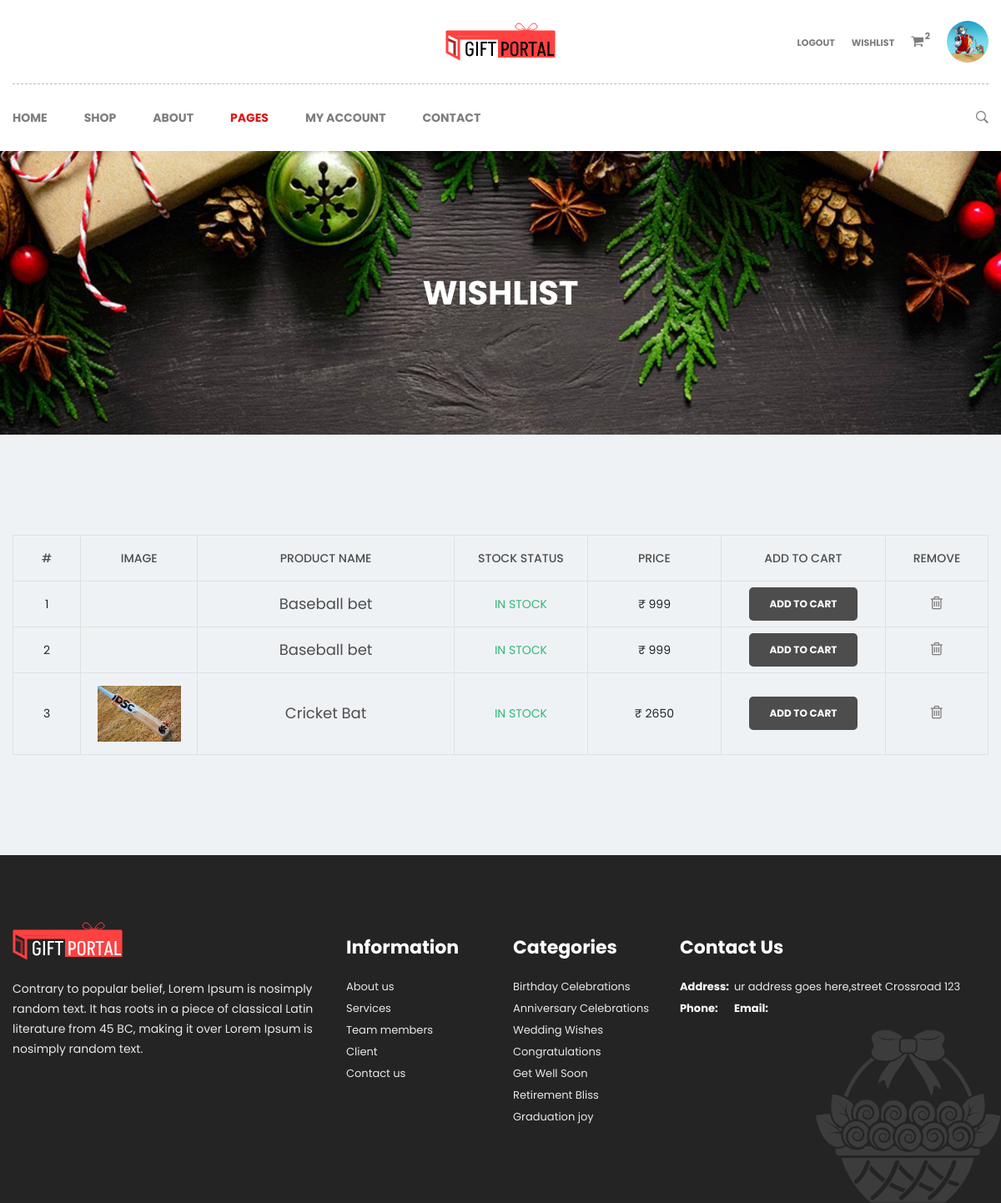
/wishlist (signed in), run on an earlier commit of the app's database.
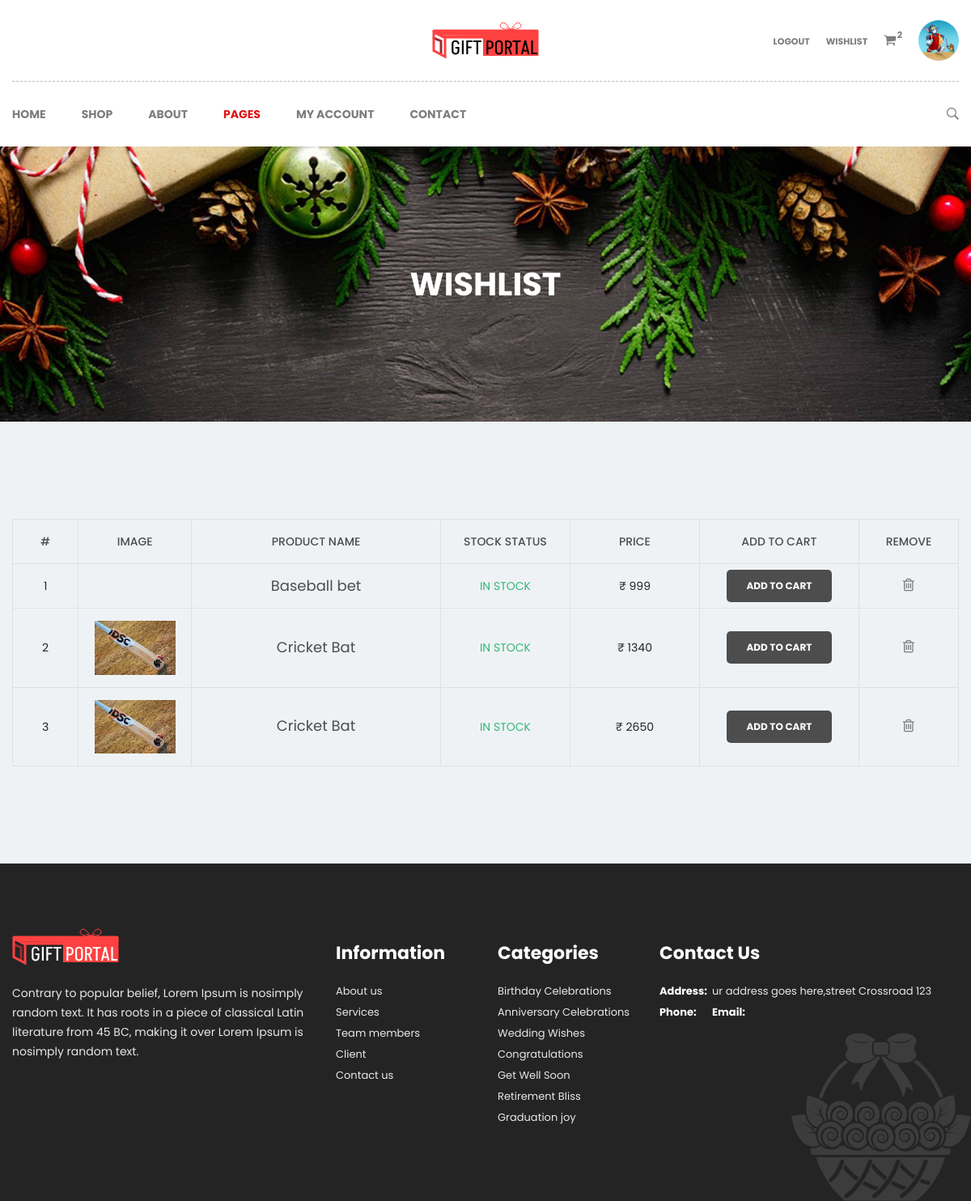
And on a later commit of the database.
### giftapp/models.py (models this page shows, shortened)
class usertable(models.Model):
    u_name=models.CharField(max_length=20)
    u_email=models.CharField(max_length=20)
    u_password=models.CharField(max_length=25)
    u_phone=models.BigIntegerField()
    u_status=models.IntegerField(choices=U_STATUS, default=0)
    u_image=models.ImageField()
    u_type=models.CharField(max_length=10)
    dob=models.DateField()
    is_verified=models.BooleanField(default=False)
    comments=models.CharField(max_length=100, default="")
    u_address=models.TextField(default="")
    def user_photo(self):
       return mark_safe('<img src="{}" width="100"/>'.format(self.u_image.url))
    user_photo.allow_tags = True

class wishlist(models.Model):
    u_id = models.ForeignKey(usertable, on_delete=models.CASCADE)
    p_id = models.ForeignKey(producttable, on_delete=models.CASCADE)
    created_at = models.DateTimeField(auto_now_add=True)

class producttable(models.Model):
    catid = models.ForeignKey(categorytable, on_delete=models.CASCADE)
    stockist_id = models.ForeignKey(usertable, on_delete=models.CASCADE)
    p_name=models.CharField(max_length=15)
    p_description=models.CharField(max_length=25)
    p_image=models.ImageField()
    p_quantity=models.IntegerField()
    p_price=models.BigIntegerField()
    p_status=models.IntegerField(choices=PRODUCT_STATUS, default=0)

### giftapp/views.py (the view)
# urls.py: path("wishlist", views.wishList, name="wishlist"),
def wishList(request):
    dataOfWish = wishlist.objects.filter(u_id=request.session.get('u_id'))
    print(dataOfWish)
    return render(request, "wishlist.html", {'data':dataOfWish})

### giftapp/context_processors.py (called while the page is built)
def user_data(request):
    user_id = request.session.get('u_id')
    user_data = None
    if user_id:
        try:
            user_data = usertable.objects.get(id=user_id)
        except usertable.DoesNotExist:
            pass
    return {'user_data': user_data}

### giftapp/templates/wishlist.html (shortened to what this page needs)
<!doctype html>
{% load static %}
<html class="no-js" lang="en">
    <head>
        <link rel="stylesheet" href="{% static 'css/bootstrap.min.css' %}" />
        <link rel="stylesheet" href="{% static 'css/font-awesome.min.css' %}" />
        <link rel="stylesheet" href="{% static 'css/ionicons.min.css' %}" />
        <link rel="stylesheet" href="{% static 'css/plugins.css' %}" />
        <link rel="stylesheet" href="{% static "style.css" %}" />
    </head>
<body>
<div id="main-wrapper" class="section">
    {% include 'includes/header.html' %}
    <div class="page-banner-section section" style="background-image: url({% static "img/bg/page-banner.jpg" %})">
        <div class="container">
            <div class="row">
                <div class="page-title text-center col">
                    <h1>Wishlist</h1>
                </div>
            </div>
        </div>
    </div>
    <div class="wishlist-section section pt-120 pb-90">
        <div class="container">
            <div class="row">
                <div class="col-12">
                    <div class="table-responsive mb-30">
                        <table class="table cart-table text-center">
                            <thead>
                                <tr>
                                    <th class="number">#</th>
                                    <th class="image">image</th>
                                    <th class="name">product name</th>
                                    <th class="qty">stock status</th>
                                    <th class="price">price</th>
                                    <th class="total">add to cart</th>
                                    <th class="remove">remove</th>
                                </tr>
                            </thead>
                            <tbody>
                                {% for wishData in data %}
                                <tr>
                                    <td><span class="cart-number">{{forloop.counter}}</span></td>
                                    <td><a href="product-details/{{wishData.p_id.id}}" class="cart-pro-image"><img src="/media/{{wishData.p_id.p_image}}" alt="" /></a></td>
                                    <td><a href="product-details/{{wishData.p_id.id}}" class="cart-pro-title">{{wishData.p_id.p_name}}</a></td>
                                    <td><p class="stock in-stock">
                                        {% if wishData.p_id.p_quantity <= 0 %}
                                            not in stock
                                        {%elif wishData.p_id.p_quantity <= 15 %}
                                            hurry up, few left!
                                        {%else%}
                                            in stock
                                        {% endif %}
                                    </p></td>
                                    <td><p class="cart-pro-price">₹ {{wishData.p_id.p_price}}</p></td>
                                    <td><button class="wl-add-cart-btn">add to cart</button></td>
                                    <td>
                                        <a href="deletewishlistitem/{{wishData.id}}">
                                            <button class="cart-pro-remove"><i class="fa fa-trash-o"></i></button>
                                        </a>
                                    </td>
                                </tr>
                                {% endfor %}
                            </tbody>
                        </table>
                    </div>
                </div>
            </div>
        </div>
    </div>
    {% include 'includes/footer.html' %}
</div>
</body>
</html>

### giftapp/templates/includes/header.html (shortened to what this page needs)
<!DOCTYPE html>
{% load static %}
<html class="no-js" lang="en">
  <head>
    <link rel="stylesheet" href="{% static 'css/bootstrap.min.css' %}" />
    <link rel="stylesheet" href="{% static 'css/font-awesome.min.css' %}" />
    <link rel="stylesheet" href="{% static 'css/ionicons.min.css' %}" />
    <link rel="stylesheet" href="{% static 'css/plugins.css' %}" />
    <link rel="stylesheet" href="{% static "style.css" %}" />
  </head>
  <body>
    <div id="main-wrapper" class="section">
    <div class="header-section section">
        <div class="account-menu header-top">
          <div class="container">
            <div class="row">
              <div class="col">
                <div class="header-top-wrapper">
                  <div class="row">
                    <div class="header-social col-md-4 col-12">
                            </div>
                    <div class="header-logo col-md-4 col-12">
                      <a href="/" class="logo"
                        ><img src="{% static '/img/logo.svg' %}" alt="logo" /></a
                      >
                    </div>
                    <div class="account-menu user-menu col-md-4 col-12">
                      <ul>
                        {%if request.session.u_id is not None%}
                        <li><a href="/logout">Logout</a></li>
                        {%endif%}
                        <li><a href="wishlist">Wishlist</a></li>
                        <li>
                          <a href="#" data-toggle="dropdown"
                            ><i class="fa fa-shopping-cart"></i
                            ><span class="num">2</span></a
                          >
                        </li>
                        {%if user_data is not None%}
                        <li>
                          <img src="/media/{{user_data.u_image}}" class="u_image" alt="" srcset="">
                         </li>
                         {%endif%}
                      </ul>
                    </div>
                  </div>
                </div>
              </div>
            </div>
          </div>
        </div>
        <div class="header-bottom section">
          <div class="container">
            <div class="row">
              <div class="header-bottom-wrapper text-center col">
                <nav id="main-menu" class="main-menu">
                  <ul>
                    {% if request.path == "/" %}
                    <li class='active'><a  href="/">Home</a></li>
                    {% else %}
                    <li ><a  href="/">Home</a></li>
                    {% endif %}
                    {% if request.path == "/shop" %}
                    <li class="active">
                      <a href="shop" class="active">shop</a>
                    </li>
                    {%else%}
                    <li>
                      <a href="shop">shop</a>
                    </li>
                    {%endif%}
                    {% if request.path == "/about" %}
                    <li class='active'><a  href="/about">about</a></li>
                    {% else %}
                    <li ><a  href="/about">about</a></li>
                    {% endif %}
                    {%if request.path == "/cart" or request.path == "/checkout" or request.path == "/wishlist" or request.path == "under-construction"%}
                    <li class='active'>
                      <a href="#">pages</a>
                    </li>
                    {%endif%}
                    {%if request.path == "/signup" or request.path == "/login"%}
                    <li class='active'>
                      <a href="">My account</a>
                      <ul class="sub-menu">
                        {%if request.path == "/signup"%}
                        <li class='active'><a href="/signup">Sign Up</a></li>
                        {%else%}
                        <li><a href="/signup">Sign Up</a></li>
                        {%endif%}
                        {%if request.path == "/login"%}
                        <li class='active'><a href="/login">Log In</a></li>
                        {%else%}
                        <li><a href="/login">Log In</a></li>
                        {%endif%}
                      </ul>
                    </li>
                    {%else%}
                    <li >
                      <a href>My account</a>
                    </li>
                    {%endif%}
                    {% if request.path == "/contact" %}
                    <li class='active'><a  href="/contact">Contact</a></li>
                    {% else %}
                    <li ><a  href="/contact">Contact</a></li>
                    {% endif %}
                  </ul>
                </nav>
                <div class="header-search">
                  <button class="search-toggle">
                    <i class="ion-ios-search-strong"></i>
                  </button>
                </div>
              </div>
            </div>
          </div>
        </div>
      </div>
    </div>
  </body>
</html>

### giftapp/templates/includes/footer.html (shortened to what this page needs)
<!DOCTYPE html>
{% load static %}
<html lang="en">
    <head>
      <link rel="stylesheet" href="{% static '/css/bootstrap.min.css' %}" />
      <link rel="stylesheet" href="{% static '/css/font-awesome.min.css' %}" />
      <link rel="stylesheet" href="{% static '/css/ionicons.min.css' %}" />
      <link rel="stylesheet" href="{% static '/css/plugins.css' %}" />
      <link rel="stylesheet" href="{% static "/style.css" %}" />
      </head>
<body>
    <div
    class="footer-section section bg-dark"
    style="background-image: url({% static "/img/bg/footer-bg-1.svg" %})"
  >
    <div class="container">
      <div class="row">
        <div class="col">
          <div class="footer-top section pt-80 pb-50">
            <div class="row">
              <div class="footer-widget col-lg-4 col-md-6 col-12 mb-40">
                <img
                  class="footer-logo"
                  src="{% static '/img/footer-logo.svg' %}"
                  alt="logo"
                />
                <p>
                  Contrary to popular belief, Lorem Ipsum is nosimply random
                  text. It has roots in a piece of classical Latin
                  literature from 45 BC, making it over Lorem Ipsum is
                  nosimply random text.
                </p>
              </div>
              <div class="footer-widget col-lg-2 col-md-3 col-12 mb-40">
                <h4 class="widget-title">Information</h4>
                <ul>
                  <li><a href="#">About us</a></li>
                  <li><a href="#">Services</a></li>
                  <li><a href="#">Team members</a></li>
                  <li><a href="#">Client</a></li>
                  <li><a href="#">Contact us</a></li>
                </ul>
              </div>
              <div class="footer-widget col-lg-2 col-md-3 col-12 mb-40">
                <h4 class="widget-title">Categories</h4>
                <ul>
                  <li><a href="#">Birthday Celebrations</a></li>
                  <li><a href="#">Anniversary Celebrations</a></li>
                  <li><a href="#">Wedding Wishes</a></li>
                  <li><a href="#">Congratulations</a></li>
                  <li><a href="#">Get Well Soon</a></li>
                  <li><a href="#">Retirement Bliss</a></li>
                  <li><a href="#">Graduation joy</a></li>
                </ul>
              </div>
              <div class="footer-widget col-lg-4 col-md-6 col-12 mb-40">
                <h4 class="widget-title">Contact Us</h4>
                <ul>
                  <li>
                    <span>Address:</span> ur address goes here,street
                    Crossroad 123
                  </li>
                  <li>
                    <span>Phone:</span>
                  </li>
                  <li>
                    <span>Email:</span>
                  </li>
                </ul>
              </div>
            </div>
          </div>
        </div>
      </div>
    </div>
  </div>
</body>
</html>

### giftapp/templates/includes/header.html (style rules this page uses)
.user-menu { display: flex; align-items: center; }
.user-menu ul { display: flex; align-items: center; list-style-type: none; margin: 0; padding: 0; }
.user-menu ul li { margin-left: 10px; }
.u_image { width: 50px; height: 50px; border-radius: 50%; object-fit: cover; }

What changed in the data, as far as the page shows it:
removed wishlist: p_id.p_name "Baseball bet", shows "IN STOCK", p_id.p_price "999"
added wishlist: p_id.p_image (picture), p_id.p_name "Cricket Bat", shows "IN STOCK", p_id.p_price "1340"
